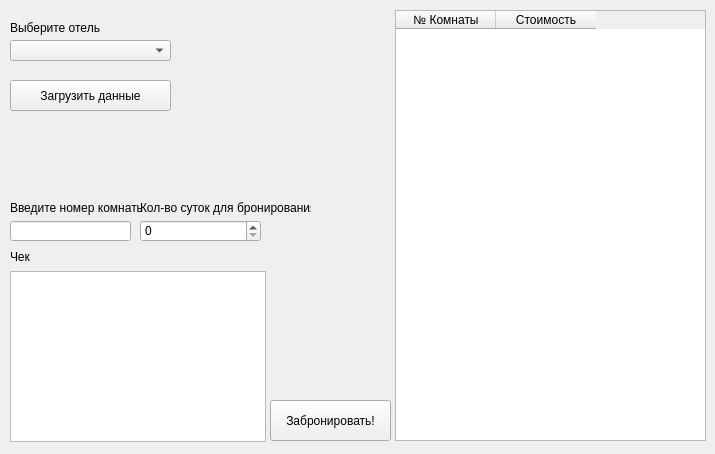
<?xml version="1.0" encoding="UTF-8"?>
<ui version="4.0">
 <class>Form</class>
 <widget class="QWidget" name="Form">
  <property name="geometry">
   <rect>
    <x>0</x>
    <y>0</y>
    <width>715</width>
    <height>454</height>
   </rect>
  </property>
  <property name="windowTitle">
   <string>Бронирование комнаты</string>
  </property>
  <widget class="QTableWidget" name="tableWidget">
   <property name="geometry">
    <rect>
     <x>395</x>
     <y>10</y>
     <width>311</width>
     <height>431</height>
    </rect>
   </property>
   <column>
    <property name="text">
     <string>№ Комнаты</string>
    </property>
   </column>
   <column>
    <property name="text">
     <string>Стоимость</string>
    </property>
   </column>
  </widget>
  <widget class="QComboBox" name="comboBox">
   <property name="geometry">
    <rect>
     <x>10</x>
     <y>40</y>
     <width>161</width>
     <height>21</height>
    </rect>
   </property>
  </widget>
  <widget class="QLabel" name="label">
   <property name="geometry">
    <rect>
     <x>10</x>
     <y>20</y>
     <width>111</width>
     <height>16</height>
    </rect>
   </property>
   <property name="text">
    <string>Выберите отель</string>
   </property>
  </widget>
  <widget class="QPushButton" name="uploadBtn">
   <property name="geometry">
    <rect>
     <x>10</x>
     <y>80</y>
     <width>161</width>
     <height>31</height>
    </rect>
   </property>
   <property name="text">
    <string>Загрузить данные</string>
   </property>
  </widget>
  <widget class="QLineEdit" name="lineEdit">
   <property name="geometry">
    <rect>
     <x>10</x>
     <y>221</y>
     <width>121</width>
     <height>20</height>
    </rect>
   </property>
  </widget>
  <widget class="QTextBrowser" name="textBrowser">
   <property name="geometry">
    <rect>
     <x>10</x>
     <y>271</y>
     <width>256</width>
     <height>171</height>
    </rect>
   </property>
  </widget>
  <widget class="QSpinBox" name="spinBox">
   <property name="geometry">
    <rect>
     <x>140</x>
     <y>220</y>
     <width>121</width>
     <height>22</height>
    </rect>
   </property>
  </widget>
  <widget class="QLabel" name="label_2">
   <property name="geometry">
    <rect>
     <x>10</x>
     <y>200</y>
     <width>131</width>
     <height>16</height>
    </rect>
   </property>
   <property name="text">
    <string>Введите номер комнаты</string>
   </property>
  </widget>
  <widget class="QLabel" name="label_3">
   <property name="geometry">
    <rect>
     <x>140</x>
     <y>200</y>
     <width>171</width>
     <height>16</height>
    </rect>
   </property>
   <property name="text">
    <string>Кол-во суток для бронирования</string>
   </property>
  </widget>
  <widget class="QPushButton" name="bookBtn">
   <property name="geometry">
    <rect>
     <x>270</x>
     <y>400</y>
     <width>121</width>
     <height>41</height>
    </rect>
   </property>
   <property name="text">
    <string>Забронировать!</string>
   </property>
  </widget>
  <widget class="QLabel" name="label_4">
   <property name="geometry">
    <rect>
     <x>10</x>
     <y>250</y>
     <width>47</width>
     <height>13</height>
    </rect>
   </property>
   <property name="text">
    <string>Чек</string>
   </property>
  </widget>
 </widget>
 <resources/>
 <connections/>
</ui>
